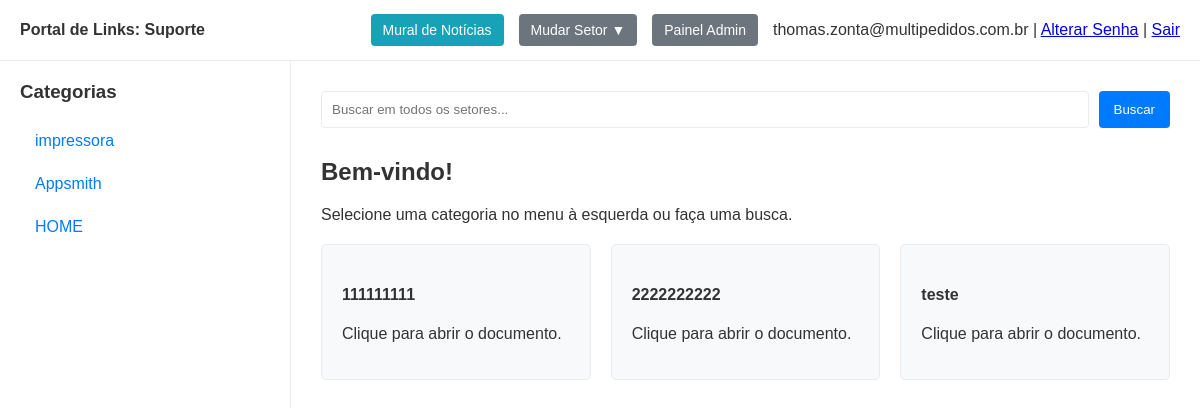
/setor/Suporte (signed in), run on an earlier commit of the app's database.
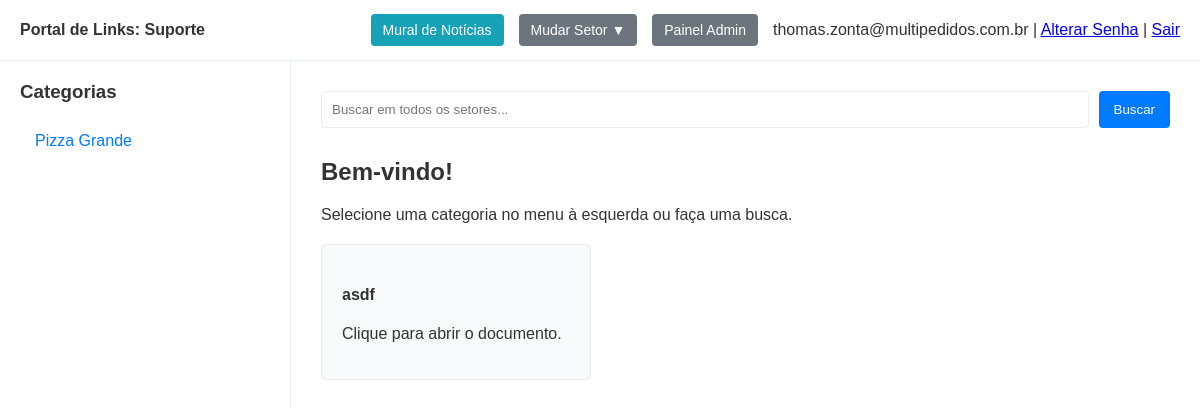
And on a later commit of the database.
### app.py (models this page shows, shortened)
class Sector(db.Model):
    id = db.Column(db.Integer, primary_key=True)
    name = db.Column(db.String(100), unique=True, nullable=False)
    order_index = db.Column(db.Integer, nullable=False, default=0) # <-- Adicionar
    subcategories = db.relationship('Subcategory', back_populates='sector', lazy=True, cascade="all, delete-orphan")
    users = db.relationship('User', secondary=user_sectors_association, lazy='subquery',
                            back_populates='sectors')
    posts = db.relationship('Post', secondary=post_sectors_association, lazy='dynamic',
                            back_populates='sectors')

class User(db.Model, UserMixin):
    id = db.Column(db.Integer, primary_key=True)
    email = db.Column(db.String(120), unique=True, nullable=False)
    password_hash = db.Column(db.String(60), nullable=False)
    is_admin = db.Column(db.Boolean, nullable=False, default=False)
    sectors = db.relationship('Sector', secondary=user_sectors_association, lazy='subquery',
                              back_populates='users')
    posts = db.relationship('Post', back_populates='author', lazy=True)

class Subcategory(db.Model):
    id = db.Column(db.Integer, primary_key=True)
    name = db.Column(db.String(100), nullable=False)
    order_index = db.Column(db.Integer, nullable=False, default=0) # <-- Adicionar
    sector_id = db.Column(db.Integer, db.ForeignKey('sector.id'), nullable=False)
    sector = db.relationship('Sector', back_populates='subcategories')
    links = db.relationship('Link', back_populates='subcategory', lazy=True, cascade="all, delete-orphan")

class Link(db.Model):
    id = db.Column(db.Integer, primary_key=True)
    name = db.Column(db.String(200), nullable=False)
    url = db.Column(db.String(500), nullable=False)
    order_index = db.Column(db.Integer, nullable=False, default=0)
    subcategory_id = db.Column(db.Integer, db.ForeignKey('subcategory.id'), nullable=False)
    subcategory = db.relationship('Subcategory', back_populates='links')

### app.py (the view)
@app.route('/setor/<sector_name>')
@login_required
def view_sector_dashboard(sector_name):
    sectors_for_dropdown = Sector.query.all() if current_user.is_admin else current_user.sectors
    current_sector = Sector.query.filter_by(name=sector_name).first_or_404()
    if not current_user.is_admin and current_sector not in current_user.sectors:
        flash('Você não tem permissão para acessar este setor.', 'danger')
        return redirect(url_for('dashboard'))
    subcategories_for_sidebar = Subcategory.query.filter_by(sector_id=current_sector.id).order_by(Subcategory.order_index).all()
    active_subcategory_name = request.args.get('view', None)
    search_term = request.args.get('search', None)
    links_to_show = []
    query = db.session.query(Link).join(Subcategory).filter(Subcategory.sector_id == current_sector.id)
    if search_term:
        active_subcategory_name = None
        links_to_show = query.filter(Link.name.ilike(f'%{search_term}%')).order_by(Link.order_index).all()
    elif active_subcategory_name:
        links_to_show = query.filter(Subcategory.name == active_subcategory_name).order_by(Link.order_index).all()
    else:
        links_to_show = query.order_by(Link.order_index).all()
    return render_template('dashboard.html',
                           sectors_for_dropdown=sectors_for_dropdown,
                           current_sector=current_sector,
                           subcategories=subcategories_for_sidebar,
                           active_subcategory_name=active_subcategory_name,
                           links_to_show=links_to_show,
                           search_term=search_term)

### app.py (called while the page is built)
@login_manager.user_loader
def load_user(user_id):
    return db.session.get(User, int(user_id))

### templates/dashboard.html (shortened to what this page needs)
<!DOCTYPE html>
<html lang="pt-br">
<head>
</head>
<body>
    <header class="header">
        <div class="header-left">
            Portal de Links: <strong>{{ current_sector.name }}</strong>
        </div>
        <div class="header-right">
            <a href="{{ url_for('view_sector_home', sector_name=current_sector.name) }}" class="admin-button" style="background-color: #17a2b8;">Mural de Notícias</a>
            {% if current_user.is_admin or current_user.sectors|length > 1 %}
            <div class="sector-dropdown">
                <button>Mudar Setor ▼</button>
            </div>
            {% endif %}
            {% if current_user.is_admin %}
            <a href="{{ url_for('admin.index') }}" class="admin-button">Painel Admin</a>
            {% endif %}
            <div class="user-info">
                {{ current_user.email }} |
                <a href="{{ url_for('change_password') }}">Alterar Senha</a> |
                <a href="{{ url_for('logout') }}">Sair</a>
            </div>
        </div>
    </header>
    <div class="page-container">
        <aside class="sidebar">
            <h3>Categorias</h3>
            <ul>
                {% for subcategory in subcategories %}
                    <li>
                        <a href="{{ url_for('view_sector_dashboard', sector_name=current_sector.name, view=subcategory.name) }}"
                           class="{{ 'active' if subcategory.name == active_subcategory_name else '' }}">
                            {{ subcategory.name }}
                        </a>
                    </li>
                {% endfor %}
            </ul>
        </aside>
        <main class="main-content">
            <form method="GET" action="{{ url_for('view_sector_dashboard', sector_name=current_sector.name) }}" class="search-form">
                <input type="search" name="search" placeholder="Buscar em {{ 'todos os setores' if current_user.is_admin else 'seus setores' }}..." value="{{ search_term or '' }}">
                <button type="submit">Buscar</button>
            </form>
            {% if search_term %}
                <h2>Resultados da busca por: "{{ search_term }}"</h2>
            {% elif active_subcategory_name %}
                <h2>{{ active_subcategory_name }}</h2>
            {% else %}
                <h2>Bem-vindo!</h2>
                <p>Selecione uma categoria no menu à esquerda ou faça uma busca.</p>
            {% endif %}
            {% if links_to_show %}
                <div class="link-grid">
                    {% for link in links_to_show %}
                        <a href="{{ link.url }}" target="_blank" class="link-card">
                            <h4>{{ link.name }}</h4>
                            <p>Clique para abrir o documento.</p>
                        </a>
                    {% endfor %}
                </div>
            {% elif search_term %}
                <p>Nenhum link encontrado com o termo buscado.</p>
            {% endif %}
        </main>
    </div>
</body>
</html>

### templates/dashboard.html (style rules this page uses)
:root { --bg-color: #f4f4f9; --sidebar-bg: #ffffff; --header-bg: #ffffff; --main-content-bg: #ffffff; --text-color: #333; --link-color: #007bff; --active-link-bg: #007bff; --active-link-text: #ffffff; --border-color: #e9ecef; }
body { font-family: sans-serif; background-color: var(--bg-color); color: var(--text-color); margin: 0; display: flex; flex-direction: column; height: 100vh; }
.header { background-color: var(--header-bg); padding: 0 20px; border-bottom: 1px solid var(--border-color); display: flex; justify-content: space-between; align-items: center; height: 60px; flex-shrink: 0; }
.header-left { font-weight: bold; }
.header-right { display: flex; align-items: center; gap: 15px; }
.sector-dropdown { position: relative; display: inline-block; }
.sector-dropdown button, .admin-button { background-color: #6c757d; color: white; padding: 8px 12px; border: none; border-radius: 4px; cursor: pointer; text-decoration: none; font-size: 14px; }
.page-container { display: flex; flex-grow: 1; overflow: hidden; }
.sidebar { background-color: var(--sidebar-bg); width: 250px; padding: 20px; border-right: 1px solid var(--border-color); flex-shrink: 0; overflow-y: auto; }
.sidebar h3 { margin-top: 0; }
.sidebar ul { list-style: none; padding: 0; }
.sidebar ul li a { display: block; padding: 10px 15px; text-decoration: none; color: var(--link-color); border-radius: 4px; margin-bottom: 5px; }
.main-content { background-color: var(--main-content-bg); padding: 30px; flex-grow: 1; overflow-y: auto; }
.link-grid { display: grid; grid-template-columns: repeat(auto-fill, minmax(250px, 1fr)); gap: 20px; margin-top: 20px; }
.link-card { display: block; padding: 20px; background-color: #f8f9fa; border: 1px solid var(--border-color); border-radius: 5px; text-decoration: none; color: var(--text-color); transition: transform 0.2s, box-shadow 0.2s; }
.search-form { display: flex; gap: 10px; margin-bottom: 30px; }
.search-form input { flex-grow: 1; padding: 10px; border: 1px solid var(--border-color); border-radius: 4px; }
.search-form button { padding: 10px 15px; border: none; background-color: var(--link-color); color: white; border-radius: 4px; cursor: pointer; }

What changed in the data, as far as the page shows it:
removed Subcategory: name "impressora"
removed Subcategory: name "HOME"
removed Link: name "111111111"
removed Link: name "2222222222"
changed Subcategory: name "Appsmith" → "Pizza Grande"
changed Link: name "teste" → "asdf"
